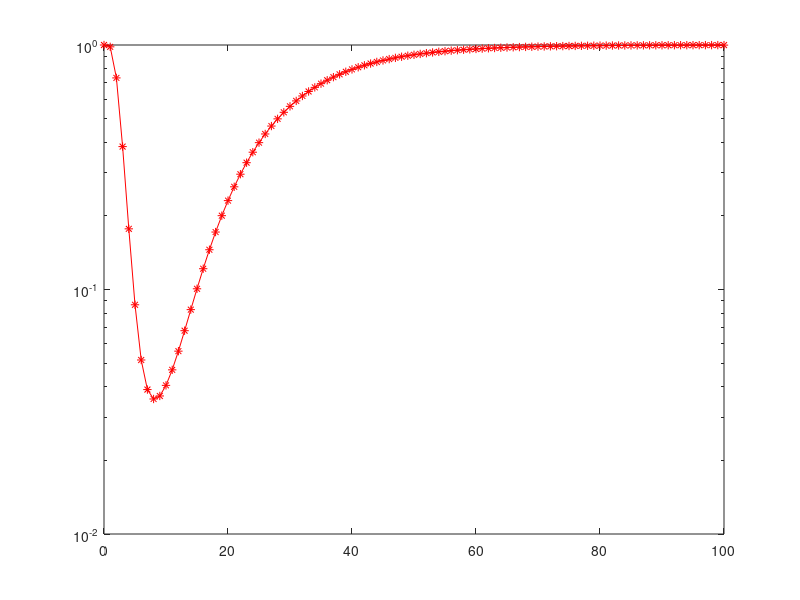

MATLAB code to generate this figure:
 clc;
 clear all;
 close all;
 
 lambda = 0:1:100; %thres value
 %N=1:1:10;
 
 SNRdB=10;
 snr=10^(SNRdB/10);  %snr to linear scale 
 q=0.01;
 p=2; %ene dec scheme
 M=3; %SU
 N=3; %CR invloved in FR
 
 for SS=1:length(lambda)
     
 rr(SS)=((lambda(SS))^(2/p));

 
 Pf(SS)=1-((1-exp(-rr(SS)))^M);
 %marcum PD on Fading envi
 K=0;
 D2=2/((1+snr)); %def depen parameter on SNR
 Pm1(SS)=marcumq(sqrt(2*K),((lambda(SS))^(1/p))*sqrt(D2*(1+K)));
 %Pm1(SS)=marcumq(sqrt(D2*snr),((lambda)^(1/p(SS)))*sqrt(D2));
 Pm(SS)=(1-Pm1(SS))^M;
  
 Qm(SS)=[(Pm(SS)*(1-q))+(q*(1-Pm(SS)))].^N;
 Qf(SS)=1-[((1-Pf(SS))*(1-q))+(q*Pf(SS))].^N;
 
 end
 
 Total=Qm+Qf
 
 semilogy(lambda,Total,'r*-');
